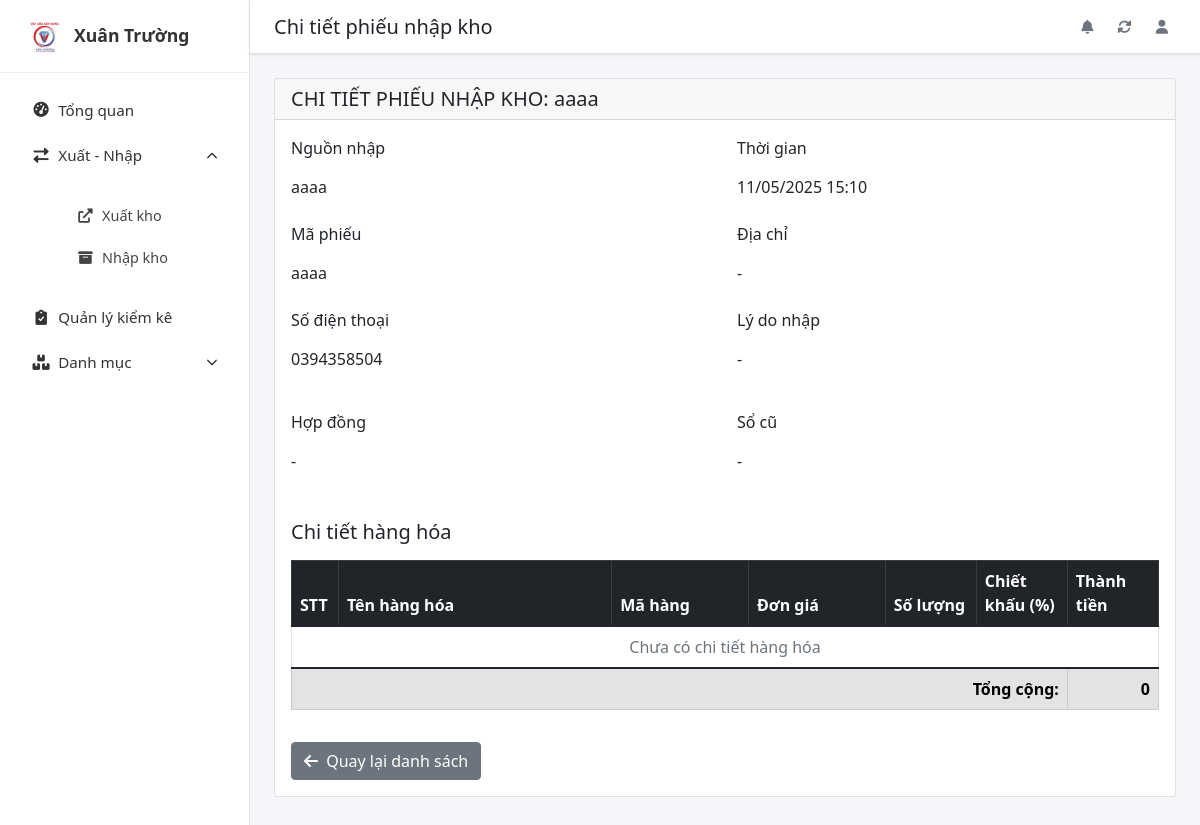
/app/nhapkho/aaaa/, run on the app's committed database.
### cuoiky/models.py (models this page shows, shortened)
class NhapKho(models.Model):
    ma_nhap = models.CharField(max_length=50, primary_key=True, verbose_name="Mã phiếu nhập")
    nguon_nhap = models.CharField(max_length=255, verbose_name="Nguồn nhập")
    thoi_gian = models.DateTimeField(default=timezone.now, verbose_name="Thời gian nhập")
    tinh_trang = models.CharField(
        max_length=50,
        choices=TINH_TRANG_NHAPKHO_CHOICES,
        default='CHO_DUYET',
        verbose_name="Tình trạng phiếu"
    )
    tong = models.DecimalField(max_digits=15, decimal_places=2, default=0.00, verbose_name="Tổng tiền")
    tao_boi = models.ForeignKey(
        settings.AUTH_USER_MODEL,
        on_delete=models.SET_NULL,
        null=True,
        blank=True,
        related_name='phieu_nhap_kho',
        verbose_name="Người tạo"
    )
    ngay_tao = models.DateTimeField(auto_now_add=True, verbose_name="Ngày tạo phiếu")
    sdt = models.CharField(max_length=20, blank=True, null=True, verbose_name="Số điện thoại")
    diachi = models.CharField(max_length=500, blank=True, null=True, verbose_name="Địa chỉ")
    ly_do = models.TextField(blank=True, null=True, verbose_name="Lý do nhập")
    url_hop_dong = models.FileField(upload_to='files/nhapkho/hopdong/', blank=True, null=True, verbose_name="File hợp đồng")
    url_so_cu = models.FileField(upload_to='files/nhapkho/socu/', blank=True, null=True, verbose_name="File sổ cũ")
    class Meta:
        verbose_name = "Phiếu Nhập Kho"
        verbose_name_plural = "Phiếu Nhập Kho"
        ordering = ['-ngay_tao']

### cuoiky/views.py (the view)
# urls.py: path('nhapkho/<str:ma_nhap>/', views.NhapKhoDetailView.as_view(), name='nhapkho-detail'),
class NhapKhoDetailView(DetailView):
    model = NhapKho
    template_name = 'cuoiky/nhapkho_detail.html'
    context_object_name = 'nhapkho'
    pk_url_kwarg = 'ma_nhap'
    def get_object(self, queryset=None):
        return get_object_or_404(NhapKho, ma_nhap=self.kwargs.get('ma_nhap'))

### cuoiky/templates/cuoiky/nhapkho_detail.html (shortened to what this page needs)
{% extends 'cuoiky/base.html' %}
{% load static %}
{% load humanize %}
{% load widget_tweaks %}
{% block page_title %}Chi tiết phiếu nhập kho{% endblock %}
{% block content %}
<div class="card mb-4">
    <div class="card-header">
        <h5 class="mb-0">CHI TIẾT PHIẾU NHẬP KHO: {{ nhapkho.ma_nhap }}</h5>
    </div>
    <div class="card-body">
        <div class="row mb-3">
            <div class="col-md-6">
                <div class="mb-3">
                    <label class="form-label">Nguồn nhập</label>
                    <p class="form-control-plaintext">{{ nhapkho.nguon_nhap }}</p>
                </div>
                <div class="mb-3">
                    <label class="form-label">Mã phiếu</label>
                    <p class="form-control-plaintext">{{ nhapkho.ma_nhap }}</p>
                </div>
                <div class="mb-3">
                    <label class="form-label">Số điện thoại</label>
                    <p class="form-control-plaintext">{{ nhapkho.sdt|default:"-" }}</p>
                </div>
            </div>
            <div class="col-md-6">
                <div class="mb-3">
                    <label class="form-label">Thời gian</label>
                    <p class="form-control-plaintext">{{ nhapkho.thoi_gian|date:"d/m/Y H:i" }}</p>
                </div>
                <div class="mb-3">
                    <label class="form-label">Địa chỉ</label>
                    <p class="form-control-plaintext">{{ nhapkho.diachi|default:"-" }}</p>
                </div>
                <div class="mb-3">
                    <label class="form-label">Lý do nhập</label>
                    <p class="form-control-plaintext">{{ nhapkho.ly_do|default:"-" }}</p>
                </div>
            </div>
        </div>
        <div class="row mb-4">
            <div class="col-md-6">
                <div class="mb-3">
                    <label class="form-label">Hợp đồng</label>
                    <p class="form-control-plaintext">
                        {% if nhapkho.url_hop_dong %}
                            <a href="{{ nhapkho.url_hop_dong.url }}" target="_blank">Xem hợp đồng</a>
                        {% else %}
                            -
                        {% endif %}
                    </p>
                </div>
            </div>
            <div class="col-md-6">
                <div class="mb-3">
                    <label class="form-label">Sổ cũ</label>
                    <p class="form-control-plaintext">
                        {% if nhapkho.url_so_cu %}
                            <a href="{{ nhapkho.url_so_cu.url }}" target="_blank">Xem sổ cũ</a>
                        {% else %}
                            -
                        {% endif %}
                    </p>
                </div>
            </div>
        </div>
        <h5 class="mb-3">Chi tiết hàng hóa</h5>
        <div class="table-responsive mb-3">
            <table class="table table-bordered table-hover">
                <thead class="table-dark">
                    <tr>
                        <th style="width: 5%">STT</th>
                        <th style="width: 30%">Tên hàng hóa</th>
                        <th style="width: 15%">Mã hàng</th>
                        <th style="width: 15%">Đơn giá</th>
                        <th style="width: 10%">Số lượng</th>
                        <th style="width: 10%">Chiết khấu (%)</th>
                        <th style="width: 10%">Thành tiền</th>
                    </tr>
                </thead>
                <tbody>
                    {% for chitiet in nhapkho.chi_tiet_nhap.all %}
                    <tr>
                        <td>{{ forloop.counter }}</td>
                        <td>{{ chitiet.ma_hang.ten_hang }}</td>
                        <td>{{ chitiet.ma_hang.ma_hang }}</td>
                        <td class="text-end">{{ chitiet.don_gia_nhap|floatformat:0|intcomma }}</td>
                        <td class="text-center">{{ chitiet.so_luong_nhap }}</td>
                        <td class="text-center">{{ chitiet.chiet_khau|floatformat:0 }}</td>
                        <td class="text-end">{{ chitiet.thanh_tien|floatformat:0|intcomma }}</td>
                    </tr>
                    {% empty %}
                    <tr>
                        <td colspan="7" class="text-center text-muted">Chưa có chi tiết hàng hóa</td>
                    </tr>
                    {% endfor %}
                </tbody>
                <tfoot>
                    <tr class="table-secondary">
                        <td colspan="6" class="text-end fw-bold">Tổng cộng:</td>
                        <td class="text-end fw-bold">{{ nhapkho.tong|floatformat:0|intcomma }}</td>
                    </tr>
                </tfoot>
            </table>
        </div>
        <div class="d-flex gap-2">
            <a href="{% url 'nhapkho-list' %}" class="btn btn-secondary">
                <i class="fas fa-arrow-left me-1"></i> Quay lại danh sách
            </a>
        </div>
    </div>
</div>
{% endblock %}

### cuoiky/templates/cuoiky/base.html (style rules this page uses)
body { display: flex; min-height: 100vh; background-color: #f4f6f9; }

### data on the page
NhapKho: ma_nhap "aaaa", nguon_nhap "aaaa", sdt "0394358504", thoi_gian "11/05/2025 15:10", diachi "-", ly_do "-", tong "0"
